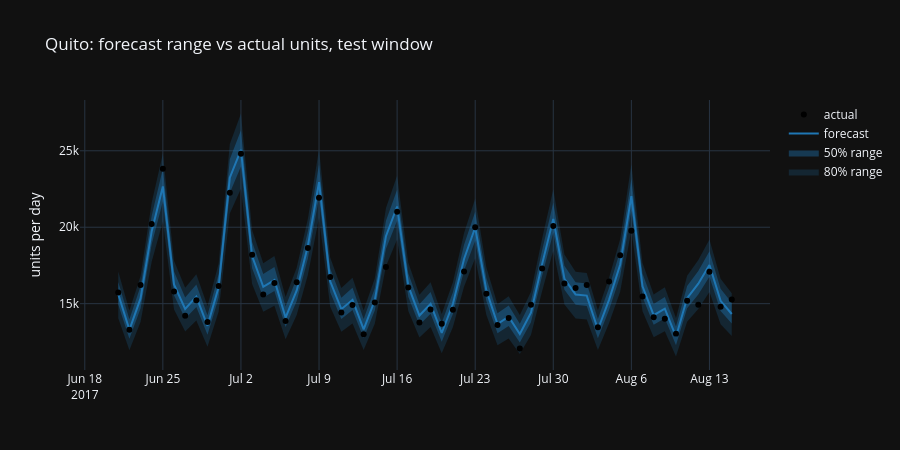

The cell this chart's notebook holds for it:
### Markdown cell above
### How we got here (the process)
Same 80% range, split by warehouse, to see whether pooling is unfair to any one.

### How to read it
Each number is the share of that warehouse's 56 test days inside its 80% range. Each value rests on 56 days, so one day is worth 1.8 points.

### What it means
Quito 96.4%, Guayaquil 92.9%, Cuenca 89.3%, Santo Domingo 83.9%. All are at or above 80%, but the smaller warehouses have more misses. This matches the forecast error: Santo Domingo's WAPE is 5.72% and Quito's is 3.02%. A single pooled range is therefore tighter than ideal for the small warehouses and looser than needed for Quito.

### What's next and why
This is the main limit of the pooled choice. With about 2.6 years of history, per-warehouse ratios rest on only 56 days each, which is too thin to trust. We keep pooled now and revisit per-warehouse ranges if more history becomes available.

### Code cell
# Chart: one warehouse, test window, 80% and 50% ranges
wh = "Quito"
fig = go.Figure()
for lvl, color in [(0.8, "rgba(31,119,180,0.20)"), (0.5, "rgba(31,119,180,0.40)")]:
    d = final[lvl][final[lvl]["warehouse"] == wh].sort_values("date")
    fig.add_trace(go.Scatter(x=d["date"], y=d["upper"], mode="lines", line=dict(width=0), showlegend=False, hoverinfo="skip"))
    fig.add_trace(go.Scatter(x=d["date"], y=d["lower"], mode="lines", line=dict(width=0), fill="tonexty",
                             fillcolor=color, name=f"{int(lvl*100)}% range"))
d = final[0.8][final[0.8]["warehouse"] == wh].sort_values("date")
fig.add_trace(go.Scatter(x=d["date"], y=d["forecast"], mode="lines", name="forecast", line=dict(color="#1f77b4")))
fig.add_trace(go.Scatter(x=d["date"], y=d["actual"], mode="markers", name="actual", marker=dict(color="black", size=6)))
fig.update_layout(title=f"{wh}: forecast range vs actual units, test window", yaxis_title="units per day", height=450)
fig.show()
